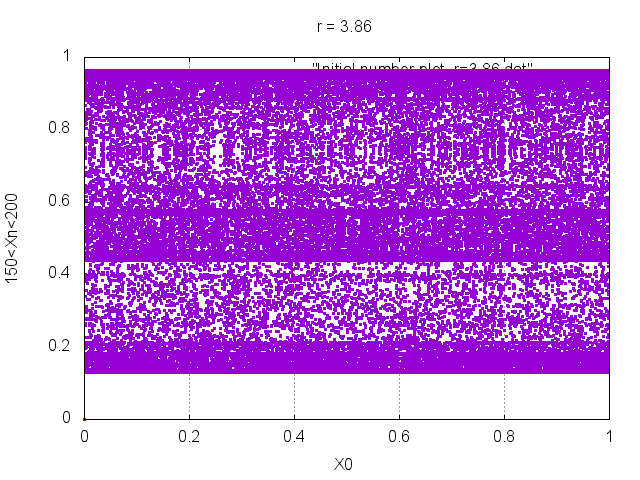

Recreate this plot in gnuplot.
set grid
set title "r = 3.86"
set xrange [0:1]
set yrange [0:1]
set xlabel "X0"
set ylabel "150<Xn<200"
plot "Initial number plot_r=3.86.dat"with points pt 5 ps 0.2
pause 2
set terminal png
set output "Initial number plot_r=3.86.png"
replot
set terminal x11
